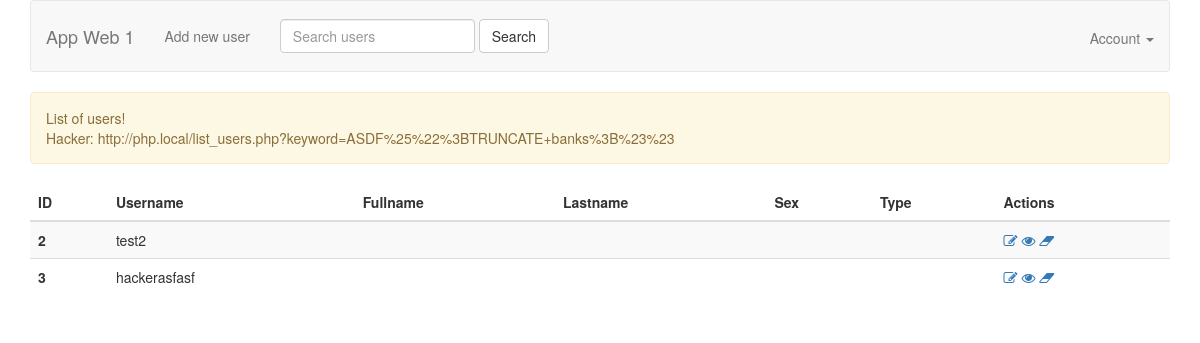
The page /list_users.php on the database as committed earlier.
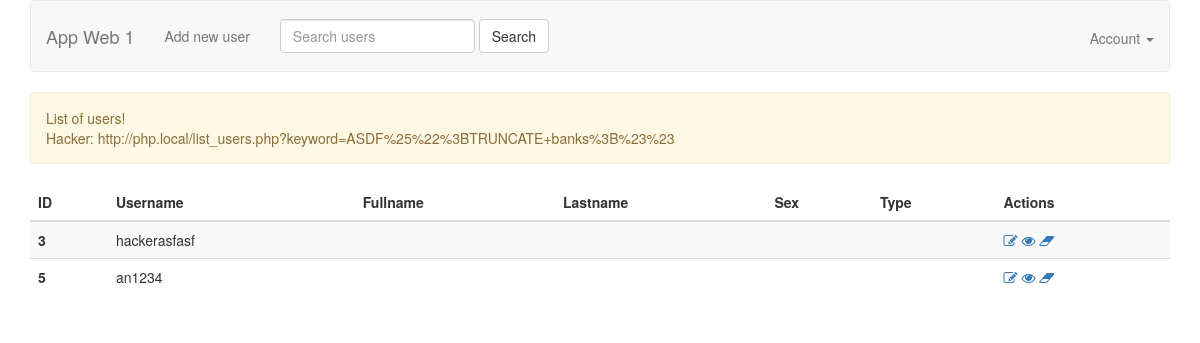
The same page on the database as committed later.
### tables this page shows
CREATE TABLE IF NOT EXISTS `users` (
  `id` int(11) NOT NULL AUTO_INCREMENT,
  `name` text NOT NULL,
  `fullname` varchar(100) DEFAULT NULL,
  `email` varchar(100) NOT NULL,
  `phone` varchar(10) DEFAULT NULL,
  `sex` varchar(20) DEFAULT NULL,
  `lastname` varchar(50) DEFAULT NULL,
  `type` varchar(100) DEFAULT NULL,
  `password` varchar(250) DEFAULT NULL,
  `cost` varchar(100) DEFAULT NULL,
  PRIMARY KEY (`id`)
);

### models/UserModel.php (called while the page is built, shortened)
<?php
require_once 'BaseModel.php';
class UserModel extends BaseModel
{
    public function getUsers($params = [])
    {
        if (!empty($params['keyword'])) {
            $sql = 'SELECT * FROM users WHERE name LIKE "%' . $params['keyword'] . '%"';
            $users = self::$_connection->multi_query($sql);
        } else {
            $sql = 'SELECT * FROM users';
            $users = $this->select($sql);
        }
        return $users;
    }
}

### models/BaseModel.php (called while the page is built, shortened)
<?php
abstract class BaseModel {
    protected static $_connection;
    public function __construct() {
        if (!isset(self::$_connection)) {
            self::$_connection = mysqli_connect(DB_HOST, DB_USER, DB_PASSWORD, DB_NAME, DB_PORT);
        }
    }
    protected function query($sql) {
        $result = self::$_connection->query($sql);
        return $result;
    }
    protected function select($sql) {
        $result = $this->query($sql);
        $rows = [];
        if (!empty($result)) {
            while ($row = $result->fetch_assoc()) {
                $rows[] = $row;
            }
        }
        return $rows;
    }
}

### list_users.php (the view, shortened to what this page needs)
<?php
require_once 'models/UserModel.php';
$userModel = new UserModel();
$params = [];
$users = $userModel->getUsers($params);
?>
<!DOCTYPE html>
<html>
<head>
    <?php include 'views/meta.php' ?>
</head>
<body>
    <?php include 'views/header.php'?>
    <div class="container">
        <?php if (!empty($users)) {?>
        <div class="alert alert-warning" role="alert">
            List of users! <br>
            Hacker: http://php.local/list_users.php?keyword=ASDF%25%22%3BTRUNCATE+banks%3B%23%23
        </div>
        <table class="table table-striped">
            <thead>
                <tr>
                    <th scope="col">ID</th>
                    <th scope="col">Username</th>
                    <th scope="col">Fullname</th>
                    <th scope="col">Lastname</th>
                    <th scope="col">Sex</th>
                    <th scope="col">Type</th>
                    <th scope="col">Actions</th>
                </tr>
            </thead>
            <tbody>
                <?php foreach ($users as $user) {?>
                <tr>
                    <th scope="row"><?php echo $user['id']?></th>
                    <td>
                        <?php echo $user['name']?>
                    </td>
                    <td>
                    </td>
                    <td>
                    </td>
                    <td>
                    </td>
                    <td>
                    </td>
                    <td>
                        <a href="form_user.php?id=<?php echo $user['id'] ?>">
                            <i class="fa fa-pencil-square-o" aria-hidden="true" title="Update"></i>
                        </a>
                        <a href="view_user.php?id=<?php echo $user['id'] ?>">
                            <i class="fa fa-eye" aria-hidden="true" title="View"></i>
                        </a>
                        <a href="delete_user.php?id=<?php echo $user['id'] ?>">
                            <i class="fa fa-eraser" aria-hidden="true" title="Delete"></i>
                        </a>
                    </td>
                </tr>
                <?php } ?>
            </tbody>
        </table>
        <?php }else { ?>
        <div class="alert alert-dark" role="alert">
            This is a dark alert—check it out!
        </div>
        <?php } ?>
    </div>
</body>
</html>

### views/meta.php (shortened to what this page needs)
<link rel="stylesheet" type="text/css" href="public/css/styles.css">
<link rel="stylesheet" type="text/css" href="public/css/bootstrap.min-3.3.7.css">
<link rel="stylesheet" type="text/css" href="public/css/font-awesome.min-4.6.3.css">

### views/header.php (shortened to what this page needs)
<?php
$keyword = '';
?>
<div class="container">
    <nav class="navbar navbar-icon-top navbar-default">
            <div class="navbar-header">
                <a class="navbar-brand" href="list_users.php">App Web 1</a>
            </div>
            <div class="collapse navbar-collapse" id="bs-example-navbar-collapse-1">
                <ul class="nav navbar-nav">
                    <li><a href="form_user.php">Add new user</a></li>
                </ul>
                <form class="navbar-form navbar-left">
                    <div class="form-group">
                        <input type="text" name="keyword" class="form-control" placeholder="Search users"
                               value="<?php echo $keyword ?>"
                        >
                    </div>
                    <button type="submit" class="btn btn-default">Search</button>
                </form>
                <ul class="nav navbar-nav navbar-right">
                    <li class="dropdown">
                        <a href="#" class="dropdown-toggle" data-toggle="dropdown" role="button" aria-haspopup="true" aria-expanded="false">
                            Account <span class="caret"></span>
                        </a>
                    </li>
                </ul>
            </div>
    </nav>
</div>

### public/css/styles.css (style rules this page uses)
.btn { padding: 10px; font-size: 15px; color: white; background: #5F9EA0; border: none; border-radius: 5px; }
@media (min-width: 768px) { .navbar-icon-top .navbar-brand { padding: 25px 15px; } }
@media (min-width: 768px) { .navbar-icon-top .navbar-btn, .navbar-icon-top .navbar-form { margin-top: 18px; margin-bottom: 18px; } }
@media (min-width: 768px) { .navbar-icon-top .navbar-nav>li>a { text-align: center; display: table-cell; height: 70px; vertical-align: middle; padding-top: 0; padding-bottom: 0; } }

Rows that differ between the two databases and show on the page:
removed users: id "2", name "test2"
added users: id "5", name "an1234"
